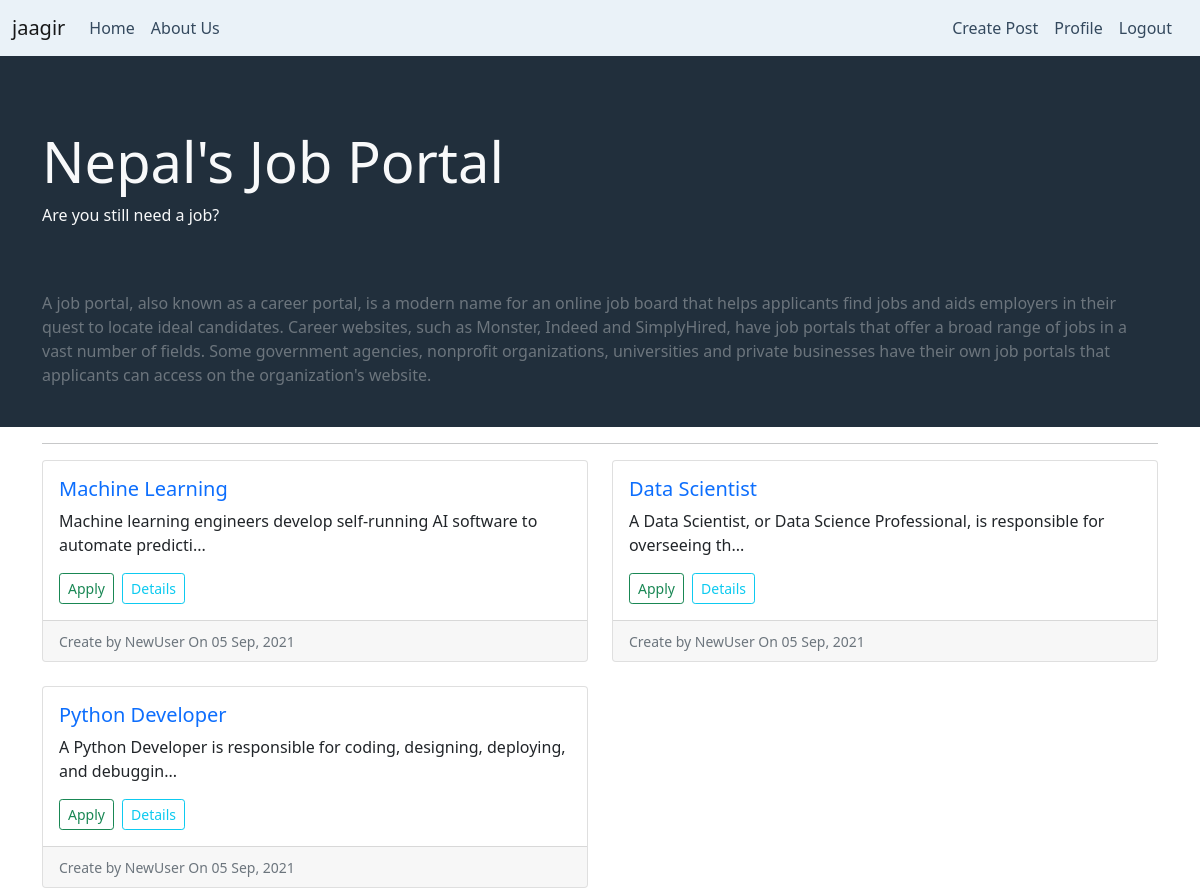
Page /blog/ (signed in) on the committed database.
### blog/models.py (models this page shows, shortened)
class Post(models.Model):
    title           = models.CharField(max_length=100)
    job_description = models.TextField()
    post_date       = models.DateTimeField(default=timezone.now)
    author          = models.ForeignKey(User, on_delete=models.CASCADE)
    def snippet(self):
        return self.job_description[:80]+'...'

### blog/views.py (the view)
# urls.py: path('', PostListView.as_view(), name='blog-home'),
class PostListView(LoginRequiredMixin, ListView):
    model = Post
    template_name = 'blog/index.html'
    context_object_name = 'posts'
    ordering = ['-post_date']

### blog/templates/blog/index.html
{% extends 'blog/base.html' %}
{% block content %}
<div class="jumbotron bg-darker text-light p-4">
<div class="container py-5">
  <h1 class="display-4">Nepal's Job Portal</h1>
  <p class="lead-4">Are you still need a job?</p>
</div>
<div class="text-muted container">
  <p>A job portal, also known as a career portal, is a modern name for an online job board that helps applicants find jobs and aids employers in their quest to locate ideal candidates. Career websites, such as Monster, Indeed and SimplyHired, have job portals that offer a broad range of jobs in a vast number of fields. Some government agencies, nonprofit organizations, universities and private businesses have their own job portals that applicants can access on the organization's website.</p>
</div>
</div>
<div class="container">
  <hr>
  <div class="row row-cols-1 row-cols-md-2 g-4">
    {% for post in posts %}
    {% if post.author != user  %}
      <div class="col">
      <div class="card">
        <div class="card-body">
          <h5 class="card-title"><a class="text-decoration-none" href="{% url 'post-detail' post.id %}">{{post.title}}</a></h5>
          <p class="card-text">{{post.snippet}}</p>
          <a class="btn btn-outline-success btn-sm me-1" href="{% url 'post-apply' %}">Apply</a>
          <a class="btn btn-outline-info btn-sm" href="{% url 'post-detail' post.id %}">Details</a>
          </div>
        <div class="card-footer">
        <small class="text-muted">Create by {{post.author}} On {{post.post_date|date:" d M, Y "}}</small>
      </div>
      </div>
    </div>
    {% endif %}
    {% endfor %}
  </div>
</div>
{% endblock content %}

### rows in the picture
Post: title "Machine Learning", snippet "Machine learning engineers develop self-running AI software to automate predicti...", author "NewUser", post_date "05 Sep, 2021"
Post: title "Data Scientist", snippet "A Data Scientist, or Data Science Professional, is responsible for overseeing th...", author "NewUser", post_date "05 Sep, 2021"
Post: title "Python Developer", snippet "A Python Developer is responsible for coding, designing, deploying, and debuggin...", author "NewUser", post_date "05 Sep, 2021"
